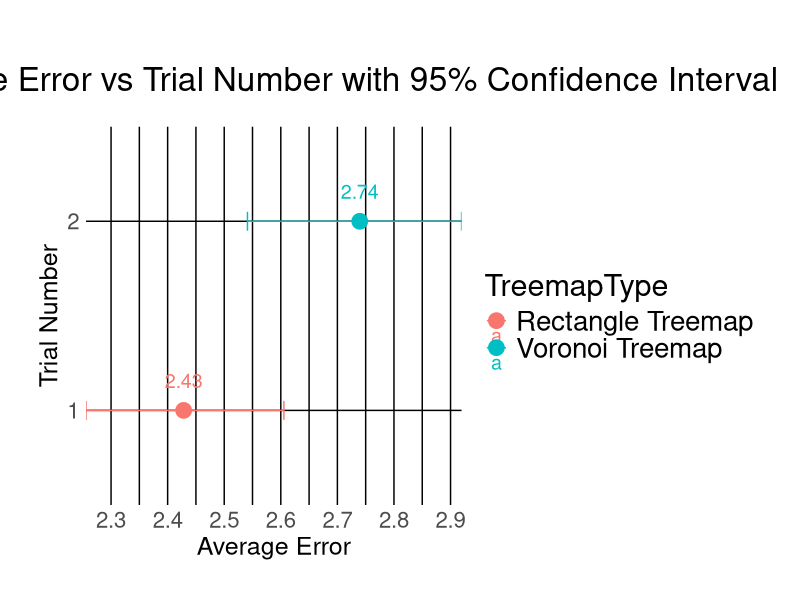

The R source for this figure:
library(ggplot2)
library(readr)
library(boot)

# Read CSV
treemapData <- read_csv("A3 Experiment Results/treemapMaster.csv")
voronoiData <- read_csv("A3 Experiment Results/voronoiMaster.csv")

#calculate the mean and bootstrap confidence interval
bootstrap_mean_ci <- function(data, index) {
  d <- data[index]
  return(mean(d))
}

boot1 <- boot(treemapData$Error, bootstrap_mean_ci, R=1000)
boot2 <- boot(voronoiData$Error, bootstrap_mean_ci, R=1000)

# confidence intervals
ci1 <- boot.ci(boot1, type="perc")
ci2 <- boot.ci(boot2, type="perc")

#new data frame
plot_data <- data.frame(
  Trial = c(1, 2),
  AvgError = c(mean(treemapData$Error), mean(voronoiData$Error)),
  LowerCI = c(ci1$percent[4], ci2$percent[4]),
  UpperCI = c(ci1$percent[5], ci2$percent[5]),
  TreemapType = c("Rectangle Treemap", "Voronoi Treemap")
)

#plot
p <- ggplot(plot_data, aes(x=AvgError, y=factor(Trial), color=TreemapType)) +
  geom_point(size=5) +
  geom_errorbarh(aes(xmin=LowerCI, xmax=UpperCI), height=0.1) + 
  geom_text(aes(label=round(AvgError, 2)), vjust=-1.5, size=5) + 
  labs(x="Average Error", y="Trial Number", title="             Average Error vs Trial Number with 95% Confidence Interval") +
  theme_minimal() +
  theme(axis.text.y = element_text(size =16),
        axis.text.x = element_text(size =16),
        axis.title = element_text(size =18),
        plot.title = element_text(size =24, hjust =0.5, margin = margin(t = 20, b = 20)),
        legend.text = element_text(size =20), 
        legend.title = element_text(size =22),
        plot.margin = margin(1, 1, 1, 1, "cm"), 
        panel.grid.major = element_line(color = "black", size = 0.5), 
        panel.grid.minor = element_line(color = "black", size = 0.5)) +  
  scale_y_discrete(labels=c("1", "2")) +
  scale_x_continuous(breaks=seq(floor(min(plot_data$LowerCI)), ceiling(max(plot_data$UpperCI)), by=0.1)) + 
 coord_fixed(ratio=0.75) + 
 coord_cartesian(ylim=c(0.5,2.5), xlim=c(min(plot_data$LowerCI), max(plot_data$UpperCI)), expand=F)

print(p)